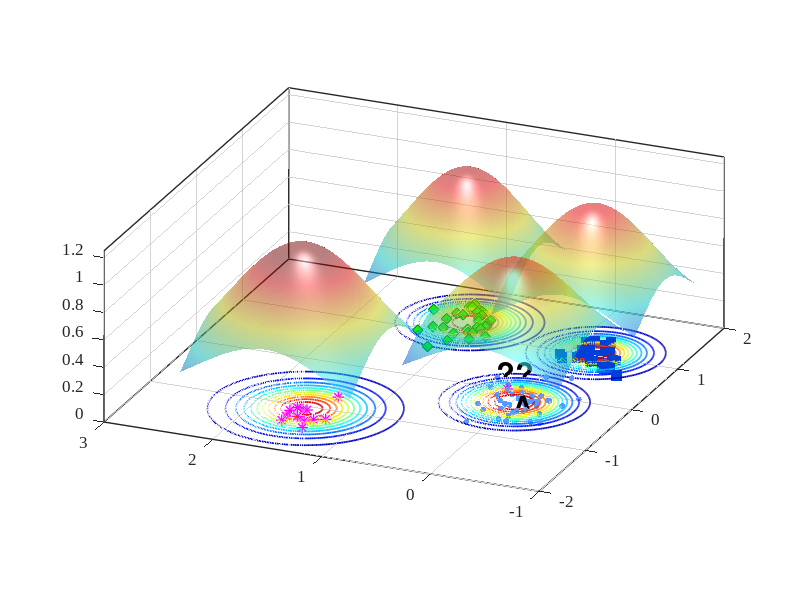

This chart was generated by the following MATLAB code:
%% Reproduce EVM-style demo figure (no toolboxes)
clear; close all; clc; rng(7);

% ---------- 1) 合成四类二维数据 ----------
% 类中心（大致对应图中位置）
C_star  = [-1.15  1.55];   % 红色星
C_diam  = [ 1.25  1.05];   % 绿色菱形
C_square= [ 1.05 -0.20];   % 蓝色方块
C_dot   = [-0.20  0.00];   % 蓝色小点（被 A 标注影响的那簇）

% 协方差（控制每簇形状）
S = @(sx,sy,rho)[sx^2 rho*sx*sy; rho*sx*sy sy^2];
Sig_star   = S(0.18,0.20, 0.05);
Sig_diam   = S(0.22,0.18,-0.10);
Sig_square = S(0.20,0.16, 0.05);
Sig_dot    = S(0.25,0.18, 0.00);

% 从高斯采样（不用 mvnrnd）
sample = @(N,mu,SIG) (randn(N,2)*chol(SIG,'lower') + mu);

X_star   = sample(12,C_star,   Sig_star);
X_diam   = sample(30,C_diam,   Sig_diam);
X_square = sample(28,C_square, Sig_square);
X_dot    = sample(45,C_dot,    Sig_dot);

% 加一个“离群星”靠近 A（见原图左中）
X_star = [X_star; 0.02 0.15];

% ---------- 2) 底面散点与样式 ----------
figure('Color','w','Position',[100,100,800,600]);
hold on; box on; grid on;
z0 = 0; % 所有散点都放在 z=0 的平面

scatter3(X_dot(:,1),   X_dot(:,2),   z0+zeros(size(X_dot,1),1),   18, [0.35 0.60 1.00], 'filled');  % 蓝色小点
scatter3(X_diam(:,1),  X_diam(:,2),  z0+zeros(size(X_diam,1),1),  60, 'g', 'd', 'filled', 'MarkerEdgeColor',[0 0.45 0]); % 绿菱形
scatter3(X_square(:,1),X_square(:,2),z0+zeros(size(X_square,1),1),60, [0 0.25 0.85], 's', 'filled'); % 蓝方块
scatter3(X_star(:,1),  X_star(:,2),  z0+zeros(size(X_star,1),1),  70, [1 0 1], '*', 'LineWidth',1.0); % 洋红星

% ---------- 3) ψ-model 等值环（彩色同心） ----------
% 采用带形状参的径向函数 psi(r) = exp(-(r/s)^t)
psi = @(X,Y,cx,cy,s,t) exp( - ( sqrt((X-cx).^2 + (Y-cy).^2) ./ s ).^t );

% 选几处“极端向量/代表点”（包含 A 所在）
EV = [ -0.23 -0.02 ;   % A 对应蓝点极端向量
        1.06 -0.22 ;   % 蓝方块
        1.28  1.03 ;   % 绿菱形
       -1.05  1.55 ];  % 红星
scale = [0.42, 0.36, 0.40, 0.48];   % 各自 scale
shape = [2.6,  2.2,  2.4,  2.0];    % 各自 shape

% 网格
[xg,yg] = meshgrid(linspace(-3,3,400));
colormap(jet); caxis([0 1]);

% 等高线层级（红到蓝：高到低）
levels = linspace(1.0,0.05,12);

for k = 1:size(EV,1)
    Z = psi(xg,yg,EV(k,1),EV(k,2),scale(k),shape(k));
    [~, h] = contour(xg,yg,Z,levels);    % 直接画在底面，保持颜色映射
    set(h,'LineWidth',1.25);

    % 将等高线明确压到 z=0（兼容不同 MATLAB 版本）
    ch = get(h,'Children');
    for ic = 1:numel(ch)
        zd = get(ch(ic),'ZData');
        if ~isempty(zd)
            set(ch(ic),'ZData',zeros(size(zd))); % 强制贴在 z=0
        end
    end
end

% 标出 A 与问号
text(-0.34,-0.06,0.02,'A','FontWeight','bold','FontSize',20,'Color','k');
text( 0.25, 0.35,0.03,'??','FontWeight','bold','FontSize',22,'Color','k');
text( 2.90,-0.05,0.03,'?','FontWeight','bold','FontSize',22,'Color','k');

% ---------- 4) 上方半透明“钟形面”（表示类支持/概率） ----------
% 用四个高斯穹顶，中心与各簇一致
gauss2 = @(X,Y,cx,cy,s) exp(-((X-cx).^2 + (Y-cy).^2)/(2*s^2));
tops  = {C_star, C_diam, C_square, C_dot};
sigT  = [0.65 0.55 0.55 0.60];
amp   = [1.05 0.95 0.90 0.85];

% 抬高穹顶，并缩小每个穹顶的覆盖范围（为每个穹顶使用局部网格）
zlift      = 0.18;   % 统一抬高量（不改变颜色映射）
spanFactor = 1.2;    % 每个穹顶半宽 = spanFactor * sigma（越小覆盖越小）
gridN      = 121;    % 局部网格分辨率

for i=1:4
    cx = tops{i}(1); cy = tops{i}(2);
    span = spanFactor * sigT(i);
    [xgi,ygi] = meshgrid(linspace(cx - span, cx + span, gridN), ...
                         linspace(cy - span, cy + span, gridN));

    Zt = amp(i) * gauss2(xgi,ygi,cx,cy,sigT(i));
    % 用 Zt 作为颜色，Zt+zlift 作为高度，从而抬高且保留原色
    s1 = surf(xgi,ygi, Zt + zlift, Zt, 'EdgeColor','none', 'FaceAlpha',0.5);
end
shading interp; camlight headlight; lighting gouraud;

% ---------- 5) 轴、视角与观感 ----------
xlim([-2 2]); ylim([-1 3]); zlim([0 1.25]); view(-67,22);
axis vis3d; daspect([1 1 0.8]);
set(gca,'FontName','Times New Roman','FontSize',12,'LineWidth',1);
% xlabel('x'); ylabel('y'); zlabel('score / \psi');

% 网格和背景风格
grid on; set(gca,'GridAlpha',0.2,'MinorGridAlpha',0.2);
